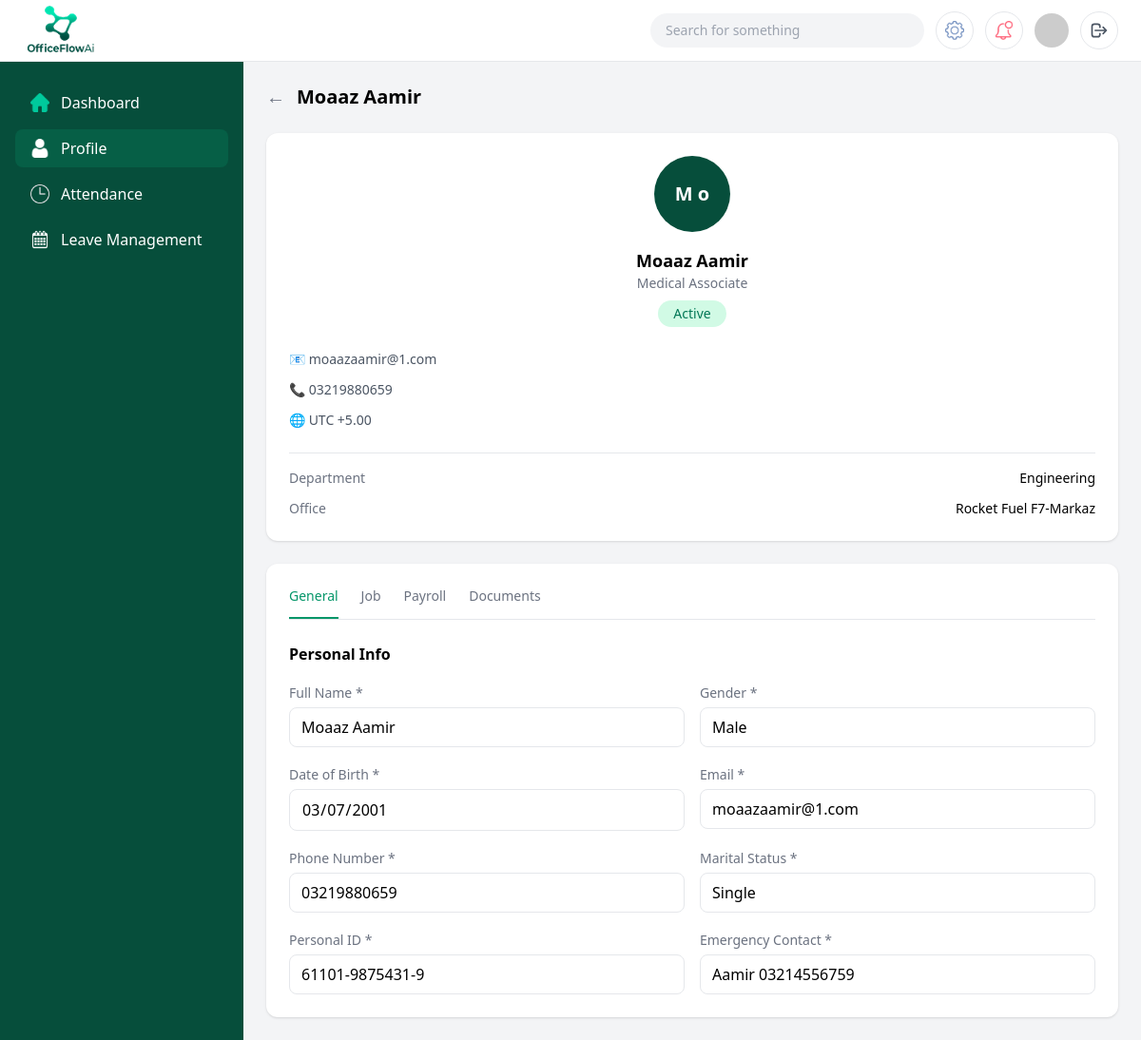
Page /employees/EMP-008/general/ (signed in) on the committed database.
### core/models.py (models this page shows)
class EmployeePersonalInfo(models.Model):
    employee = models.OneToOneField(EmployeeProfile, on_delete=models.CASCADE)
    full_name = models.CharField(max_length=150)
    gender = models.CharField(
        max_length=10,
        choices=[('MALE','Male'), ('FEMALE','Female'), ('OTHER','Other')]
    )
    date_of_birth = models.DateField()
    marital_status = models.CharField(max_length=20)
    email = models.EmailField()
    phone_number = models.CharField(max_length=20)
    personal_id = models.CharField(max_length=50)  # CNIC / Passport
    emergency_contact = models.CharField(max_length=20)
    timezone = models.CharField(max_length=50, default='UTC+5')

class EmployeeProfile(models.Model):
    user = models.OneToOneField(User, on_delete=models.CASCADE)
    employee_id = models.CharField(max_length=20, unique=True)
    department = models.CharField(
        max_length=30,
        choices=[
            ('ENGINEERING', 'Engineering'),
            ('PROCUREMENT', 'Procurement'),
            ('FINANCE', 'Finance'),
            ('CONSTRUCTION', 'Construction'),
            ('HSE', 'HSE'),
        ]
    )
    job_title = models.CharField(max_length=100)
    office = models.CharField(max_length=100, blank=True)
    employment_type = models.CharField(
        max_length=20,
        choices=[
            ('FULL_TIME', 'Full Time'),
            ('PART_TIME', 'Part Time'),
            ('CONTRACT', 'Contract'),
        ]
    )
    status = models.CharField(
        max_length=20,
        choices=[
            ('ACTIVE', 'Active'),
            ('INACTIVE', 'Inactive'),
            ('TERMINATED', 'Terminated'),
        ],
        default='ACTIVE'
    )
    join_date = models.DateField()
    exit_date = models.DateField(null=True, blank=True)
    created_at = models.DateTimeField(auto_now_add=True)

### core/views.py (the view)
def employee_general_view(request, employee_id):
    if not can_access_employee(request.user, employee_id):
        messages.error(request, "You don't have permission to access this page.")
        return redirect("login")
    employee = _get_employee_or_404(employee_id)
    personal = getattr(employee, "employeepersonalinfo", None)
    credentials = request.session.pop('new_employee_credentials', None)
    context = {
        "employee": employee,
        "personal": personal,
        "credentials": credentials,
    }
    return render(request, "employeePages/employee1.html", context)

### core/views.py (called while the page is built)
def can_access_employee(user, employee_id):
    if not user.is_authenticated:
        return False
    if user.is_superuser or user.groups.filter(name='HR').exists():
        return True
    try:
        profile = EmployeeProfile.objects.get(user=user)
        return profile.employee_id == employee_id
    except EmployeeProfile.DoesNotExist:
        return False

def _get_employee_or_404(employee_id: str) -> EmployeeProfile:
    return get_object_or_404(EmployeeProfile, employee_id=employee_id)

### core/templates/employeePages/employee1.html (shortened to what this page needs)
{% load static %}
<!DOCTYPE html>
<html lang="en">
  <head>
    <script src="https://cdn.tailwindcss.com"></script>
  </head>
  <body class="bg-gray-100">
    <header class="fixed top-0 left-0 right-0 z-50 bg-white border-b">
      <div class="flex items-center justify-between px-6 h-16">
        <img src="{% static 'assets/img/brand/OfficeFlowAi.png' %}" class="h-20 w-20" alt="OfficeFlowAi Logo" />
        <div class="flex items-center gap-3">
          <div class="hidden md:flex items-center bg-gray-100 rounded-full px-4 py-2 w-72">
            <input type="text" placeholder="Search for something" class="bg-transparent outline-none text-sm w-full" />
          </div>
          <button class="w-10 h-10 flex items-center justify-center border rounded-full">
            <img src="{% static 'assets/img/icons/common/settings 1.png' %}" class="w-5" alt="Settings" />
          </button>
          <button class="w-10 h-10 flex items-center justify-center border rounded-full">
            <img src="{% static 'assets/img/icons/common/002-notification-1.png' %}" class="w-5" alt="Notifications" />
          </button>
          <img src="https://i.pravatar.cc/40" class="w-9 h-9 rounded-full" alt="User Avatar" />
          <a
            href="{% url 'logout' %}"
            class="w-10 h-10 border rounded-full flex items-center justify-center hover:bg-gray-100 text-gray-600"
            title="Logout"
          >
            <svg class="w-5 h-5" fill="none" stroke="currentColor" viewBox="0 0 24 24">
              <path stroke-linecap="round" stroke-linejoin="round" stroke-width="2" d="M17 16l4-4m0 0l-4-4m4 4H7m6 4v1a3 3 0 01-3 3H6a3 3 0 01-3-3V7a3 3 0 013-3h4a3 3 0 013 3v1"></path>
            </svg>
          </a>
        </div>
      </div>
    </header>
    <div class="flex pt-16">
      <aside class="hidden lg:block w-64 bg-emerald-900 min-h-screen fixed text-white">
        <nav class="px-4 py-6 space-y-2">
          <a href="{% url 'employee_dashboard' employee.employee_id %}" class="flex items-center gap-3 px-4 py-2 rounded-lg hover:bg-emerald-800">
            <img src="{% static 'assets/img/icons/common/home 2.png' %}" class="w-5" alt="Dashboard" />
            Dashboard
          </a>
          <a href="{% url 'employee_general' employee.employee_id %}" class="flex items-center gap-3 px-4 py-2 rounded-lg bg-emerald-800">
            <img src="{% static 'assets/img/icons/common/user 3 1.png' %}" class="w-5" alt="Employees" />
            Profile
          </a>
          <a href="{% url 'employee_attendance' employee.employee_id %}" class="flex items-center gap-3 px-4 py-2 rounded-lg hover:bg-emerald-800">
            <img src="{% static 'assets/img/icons/common/clock.png' %}" class="w-5 filter invert" alt="Attendance" />
            Attendance
          </a>
          <a href="{% url 'employee_leaves' employee.employee_id %}" class="flex items-center gap-3 px-4 py-2 rounded-lg hover:bg-emerald-800">
            <img src="{% static 'assets/img/icons/common/calendar.png' %}" class="w-5" alt="Leave Management" />
            Leave Management
          </a>
        </nav>
      </aside>
      <main class="flex-1 lg:ml-64 p-6">
        <div class="flex items-center gap-3 mb-6">
          <button class="text-gray-500 text-xl" onclick="history.back()">&#8592;</button>
          <h1 class="text-xl font-semibold">{{ personal.full_name }}</h1>
        </div>
        <div class="grid grid-cols-1 xl:grid-cols-3 gap-6">
          <div class="bg-white rounded-xl shadow p-6 self-start">
            <div class="flex flex-col items-center text-center">
              <div class="w-20 h-20 rounded-full flex items-center justify-center text-xl font-semibold text-white mb-4" style="background-color: #064e3b">{{ employee.employeepersonalinfo.full_name|slice:":1" }} {{employee.employeepersonalinfo.full_name|slice:"1:2" }}</div>
              <h2 class="font-semibold text-lg">{{ personal.full_name }}</h2>
              <p class="text-sm text-gray-500">{{ employee.job_title }}</p>
              <span class="mt-2 px-4 py-1 text-sm bg-emerald-100 text-emerald-700 rounded-full"> {{ employee.get_status_display }} </span>
            </div>
            <div class="mt-6 space-y-3 text-sm text-gray-600">
              <div class="flex items-center gap-2">📧 {{ personal.email }}</div>
              <div class="flex items-center gap-2">📞 {{ personal.phone_number }}</div>
              <div class="flex items-center gap-2">🌐 {{ personal.timezone }}</div>
            </div>
            <div class="border-t mt-6 pt-4 space-y-3">
              <div class="flex justify-between text-sm">
                <span class="text-gray-500">Department</span>
                <span class="font-medium"> {{employee.get_department_display}} </span>
              </div>
              <div class="flex justify-between text-sm">
                <span class="text-gray-500">Office</span>
                <span class="font-medium">{{ employee.office }}</span>
              </div>
            </div>
          </div>
          <div class="xl:col-span-2 bg-white rounded-xl shadow p-6">
            <div class="border-b mb-6">
              <nav class="flex gap-6 text-sm font-medium">
                <a class="pb-3 border-b-2 border-emerald-600 text-emerald-600"> General </a>
                <a href="{% url 'employee_job' employee.employee_id %}" class="pb-3 text-gray-500 hover:text-gray-700">Job</a>
                <a href="{% url 'employee_payroll' employee.employee_id %}" class="pb-3 text-gray-500 hover:text-gray-700">Payroll</a>
                <a href="{% url 'employee_documents' employee.employee_id %}" class="pb-3 text-gray-500 hover:text-gray-700">Documents</a>
              </nav>
            </div>
            <div>
              <div class="flex justify-between items-center mb-4">
                <h3 class="font-semibold">Personal Info</h3>
              </div>
              <div class="grid grid-cols-1 md:grid-cols-2 gap-4">
                <div>
                  <label class="text-sm text-gray-500">Full Name *</label>
                  <input class="w-full mt-1 border rounded-lg px-3 py-2" value="{{ personal.full_name }}" readonly />
                </div>
                <div>
                  <label class="text-sm text-gray-500">Gender *</label>
                  <input class="w-full mt-1 border rounded-lg px-3 py-2" value="{{ personal.get_gender_display }}" readonly />
                </div>
                <div>
                  <label class="text-sm text-gray-500">Date of Birth *</label>
                  <input type="date" class="w-full mt-1 border rounded-lg px-3 py-2" value="{{ personal.date_of_birth|date:'Y-m-d' }}" readonly />
                </div>
                <div>
                  <label class="text-sm text-gray-500">Email *</label>
                  <input class="w-full mt-1 border rounded-lg px-3 py-2" value="{{ personal.email }}" readonly />
                </div>
                <div>
                  <label class="text-sm text-gray-500">Phone Number *</label>
                  <input class="w-full mt-1 border rounded-lg px-3 py-2" value="{{ personal.phone_number }}" readonly />
                </div>
                <div>
                  <label class="text-sm text-gray-500">Marital Status *</label>
                  <input class="w-full mt-1 border rounded-lg px-3 py-2" value="{{ personal.marital_status }}" readonly />
                </div>
                <div>
                  <label class="text-sm text-gray-500">Personal ID *</label>
                  <input class="w-full mt-1 border rounded-lg px-3 py-2" value="{{ personal.personal_id }}" readonly />
                </div>
                <div>
                  <label class="text-sm text-gray-500">Emergency Contact *</label>
                  <input class="w-full mt-1 border rounded-lg px-3 py-2" value="{{ personal.emergency_contact }}" readonly />
                </div>
              </div>
            </div>
          </div>
        </div>
      </main>
    </div>
  </body>
</html>

### rows in the picture
EmployeePersonalInfo: full_name "Moaaz Aamir", email "moaazaamir@1.com", phone_number "03219880659", timezone "UTC +5.00", gender "Male", date_of_birth "03/07/2001", marital_status "Single", personal_id "61101-9875431-9", emergency_contact "Aamir 03214556759"
EmployeeProfile: employeepersonalinfo.full_name "M", employeepersonalinfo.full_name "o", job_title "Medical Associate", status "Active", department "Engineering", office "Rocket Fuel F7-Markaz"
